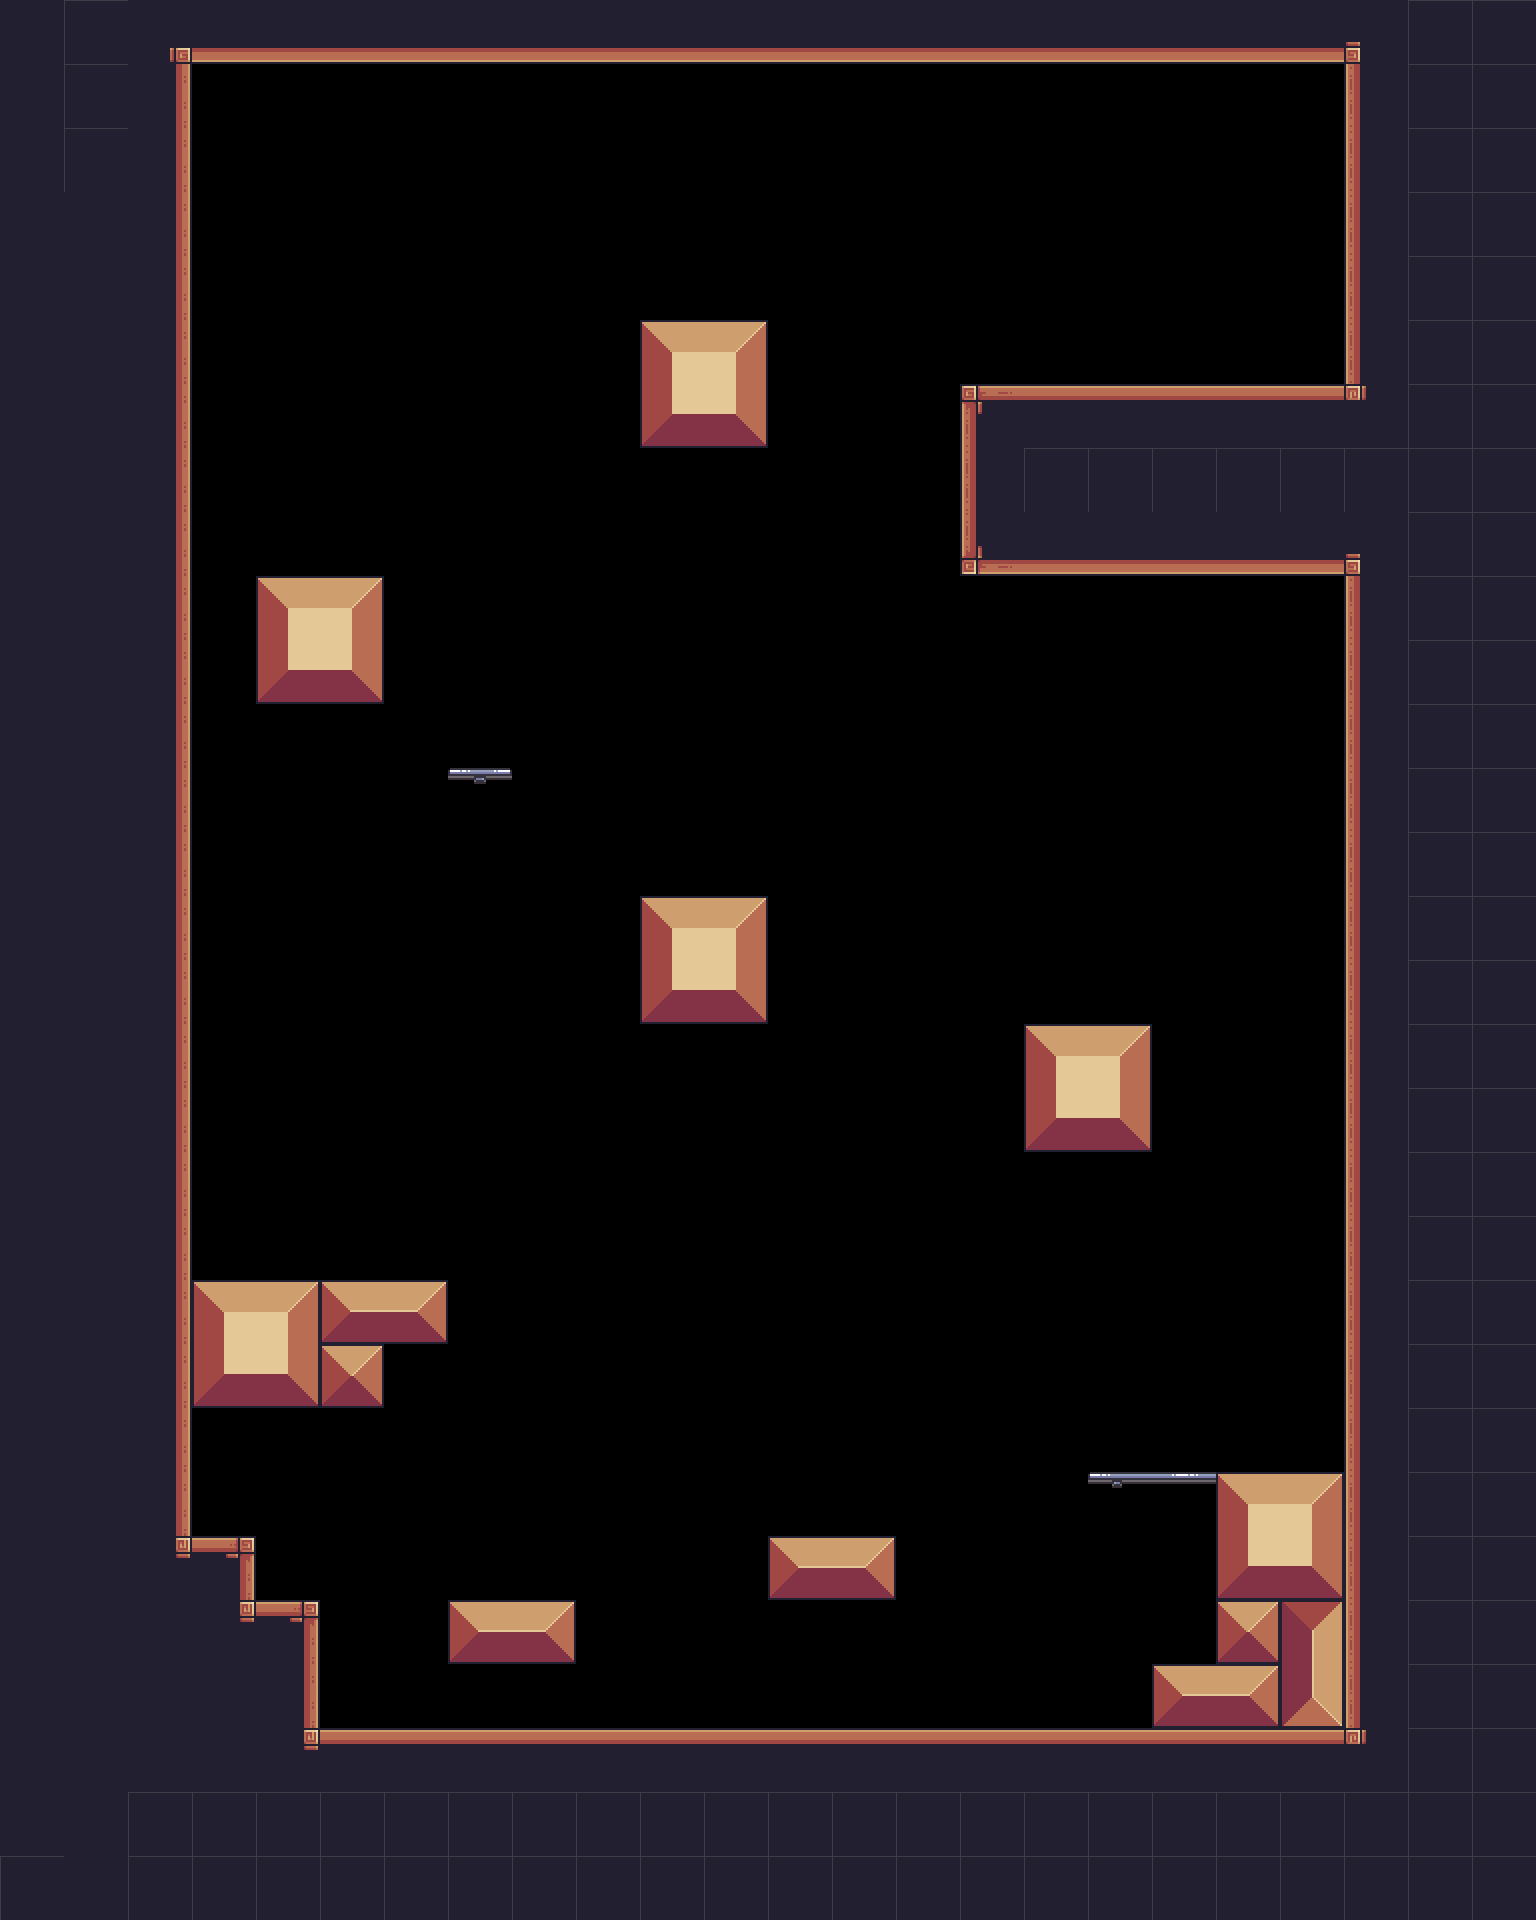

Tiled map render using the project's own tile images. Description and the map definition, with tile-layer contents summarised, below:
An orthogonal 24x30 tile map with 64x64 px tiles, 2 tile layers (Terrain, Platforms), 2 hidden layers not drawn, 8 tilesets and 84 objects (45x silver, 11x gold, 10x saw, 6x spider, 3x floor_spike, ...).

<map version="1.10" tiledversion="1.11.2" orientation="orthogonal" renderorder="right-down" width="24" height="30" tilewidth="64" tileheight="64" infinite="0" nextlayerid="14" nextobjectid="251">
 <tileset firstgid="1" source="../tilesets/outside.tsx" />
 <tileset firstgid="49" source="../tilesets/items.tsx" />
 <tileset firstgid="54" source="../tilesets/inside.tsx" />
 <tileset firstgid="150" source="../tilesets/extra.tsx" />
 <tileset firstgid="216" source="../tilesets/platforms.tsx" />
 <tileset firstgid="224" source="../tilesets/enemies.tsx" />
 <tileset firstgid="224" source="../tilesets/grass.tsx" />
 <tileset firstgid="229" source="../tilesets/objects.tsx" />
 <layer id="9" name="BG" width="24" height="30" visible="0">
  <data>[720 cells, 0 non-empty, 0 distinct tile ids]</data>
 </layer>
 <objectgroup id="12" name="BG details" class="window" visible="0" />
 <layer id="1" name="Terrain" width="24" height="30">
  <data>[720 cells, 311 non-empty, 22 distinct tile ids]</data>
 </layer>
 <layer id="5" name="Platforms" width="24" height="30">
  <data>[720 cells, 3 non-empty, 3 distinct tile ids]</data>
 </layer>
 <layer id="10" name="FG" width="24" height="30" visible="0">
  <data>[720 cells, 0 non-empty, 0 distinct tile ids]</data>
 </layer>
 <objectgroup id="4" name="Objects">
  <object id="4" name="flag" gid="232" x="1184" y="384" width="68" height="186" />
  <object id="15" name="player" gid="236" x="1270" y="680" width="74" height="56" />
  <object id="91" name="saw" x="960" y="1536" width="64" height="64">
   <properties>
    <property name="speed" type="int" value="0" />
   </properties>
  </object>
  <object id="134" name="saw" x="352" y="352" width="64" height="64">
   <properties>
    <property name="speed" type="int" value="0" />
   </properties>
  </object>
  <object id="135" name="saw" x="352" y="736" width="64" height="64">
   <properties>
    <property name="speed" type="int" value="0" />
   </properties>
  </object>
  <object id="140" name="saw" x="896" y="512" width="64" height="64">
   <properties>
    <property name="speed" type="int" value="0" />
   </properties>
  </object>
  <object id="141" name="saw" x="832" y="448" width="64" height="64">
   <properties>
    <property name="speed" type="int" value="0" />
   </properties>
  </object>
  <object id="142" name="saw" x="704" y="448" width="64" height="64">
   <properties>
    <property name="speed" type="int" value="0" />
   </properties>
  </object>
  <object id="178" name="saw" x="640" y="512" width="64" height="64">
   <properties>
    <property name="speed" type="int" value="0" />
   </properties>
  </object>
  <object id="179" name="saw" x="768" y="512" width="64" height="64">
   <properties>
    <property name="speed" type="int" value="0" />
   </properties>
  </object>
  <object id="189" name="floor_spike" gid="1073742063" x="962" y="622" width="64" height="64">
   <properties>
    <property name="inverted" type="bool" value="true" />
   </properties>
  </object>
  <object id="190" name="floor_spike" gid="1073742063" x="1024" y="622" width="64" height="64">
   <properties>
    <property name="inverted" type="bool" value="true" />
   </properties>
  </object>
  <object id="191" name="floor_spike" gid="1073742063" x="1092" y="622" width="64" height="64">
   <properties>
    <property name="inverted" type="bool" value="true" />
   </properties>
  </object>
 </objectgroup>
 <objectgroup id="13" name="Moving Objects">
  <object id="133" name="saw" x="187" y="320" width="10" height="512">
   <properties>
    <property name="flip" type="bool" value="false" />
    <property name="platform" type="bool" value="false" />
    <property name="speed" type="int" value="100" />
   </properties>
  </object>
  <object id="137" name="spike" gid="240" x="192" y="128" width="54" height="54">
   <properties>
    <property name="end_angle" type="int" value="90" />
    <property name="platform" type="bool" value="false" />
    <property name="radius" type="int" value="100" />
    <property name="speed" type="int" value="50" />
    <property name="start_angle" type="int" value="0" />
   </properties>
  </object>
  <object id="234" name="saw" x="576" y="1088" width="300" height="10">
   <properties>
    <property name="flip" type="bool" value="false" />
    <property name="platform" type="bool" value="false" />
    <property name="speed" type="int" value="60" />
   </properties>
  </object>
 </objectgroup>
 <objectgroup id="7" name="Items">
  <object id="114" name="silver" gid="52" x="448" y="1408" width="64" height="64" />
  <object id="115" name="silver" gid="52" x="512" y="1344" width="64" height="64" />
  <object id="116" name="silver" gid="52" x="576" y="1408" width="64" height="64" />
  <object id="117" name="silver" gid="52" x="640" y="1408" width="64" height="64" />
  <object id="118" name="silver" gid="52" x="576" y="1472" width="64" height="64" />
  <object id="119" name="silver" gid="52" x="512" y="1408" width="64" height="64" />
  <object id="120" name="silver" gid="52" x="448" y="1472" width="64" height="64" />
  <object id="121" name="silver" gid="52" x="576" y="1344" width="64" height="64" />
  <object id="122" name="gold" gid="50" x="512" y="1472" width="64" height="64" />
  <object id="124" name="silver" gid="52" x="1024" y="1216" width="64" height="64" />
  <object id="125" name="silver" gid="52" x="1024" y="1280" width="64" height="64" />
  <object id="126" name="silver" gid="52" x="960" y="1344" width="64" height="64" />
  <object id="127" name="silver" gid="52" x="896" y="1344" width="64" height="64" />
  <object id="128" name="silver" gid="52" x="1088" y="1216" width="64" height="64" />
  <object id="129" name="silver" gid="52" x="1024" y="1344" width="64" height="64" />
  <object id="130" name="silver" gid="52" x="960" y="1280" width="64" height="64" />
  <object id="131" name="silver" gid="52" x="960" y="1216" width="64" height="64" />
  <object id="132" name="diamond" gid="49" x="768" y="1344" width="64" height="64" />
  <object id="194" name="gold" gid="50" x="640" y="1344" width="64" height="64" />
  <object id="195" name="gold" gid="50" x="896" y="1280" width="64" height="64" />
  <object id="196" name="gold" gid="50" x="1088" y="1280" width="64" height="64" />
  <object id="197" name="gold" gid="50" x="832" y="960" width="64" height="64" />
  <object id="198" name="silver" gid="52" x="768" y="1280" width="64" height="64" />
  <object id="199" name="silver" gid="52" x="704" y="1344" width="64" height="64" />
  <object id="200" name="silver" gid="52" x="832" y="1280" width="64" height="64" />
  <object id="201" name="silver" gid="52" x="832" y="1344" width="64" height="64" />
  <object id="202" name="silver" gid="52" x="1024" y="960" width="64" height="64" />
  <object id="203" name="silver" gid="52" x="1024" y="1024" width="64" height="64" />
  <object id="204" name="silver" gid="52" x="1088" y="960" width="64" height="64" />
  <object id="205" name="silver" gid="52" x="960" y="1024" width="64" height="64" />
  <object id="206" name="silver" gid="52" x="896" y="960" width="64" height="64" />
  <object id="207" name="gold" gid="50" x="1024" y="896" width="64" height="64" />
  <object id="208" name="gold" gid="50" x="1088" y="1024" width="64" height="64" />
  <object id="209" name="silver" gid="52" x="768" y="960" width="64" height="64" />
  <object id="210" name="silver" gid="52" x="832" y="1024" width="64" height="64" />
  <object id="211" name="silver" gid="52" x="896" y="1024" width="64" height="64" />
  <object id="212" name="silver" gid="52" x="960" y="896" width="64" height="64" />
  </objectgroup>
 <objectgroup id="6" name="Enemies">
  <!-- 8 objects omitted --></objectgroup>
 <objectgroup id="2" name="Water" visible="0" />
 <objectgroup id="8" name="Data">
  <!-- 1 objects omitted --></objectgroup>
</map>
<!-- 31 of 84 objects omitted -->
